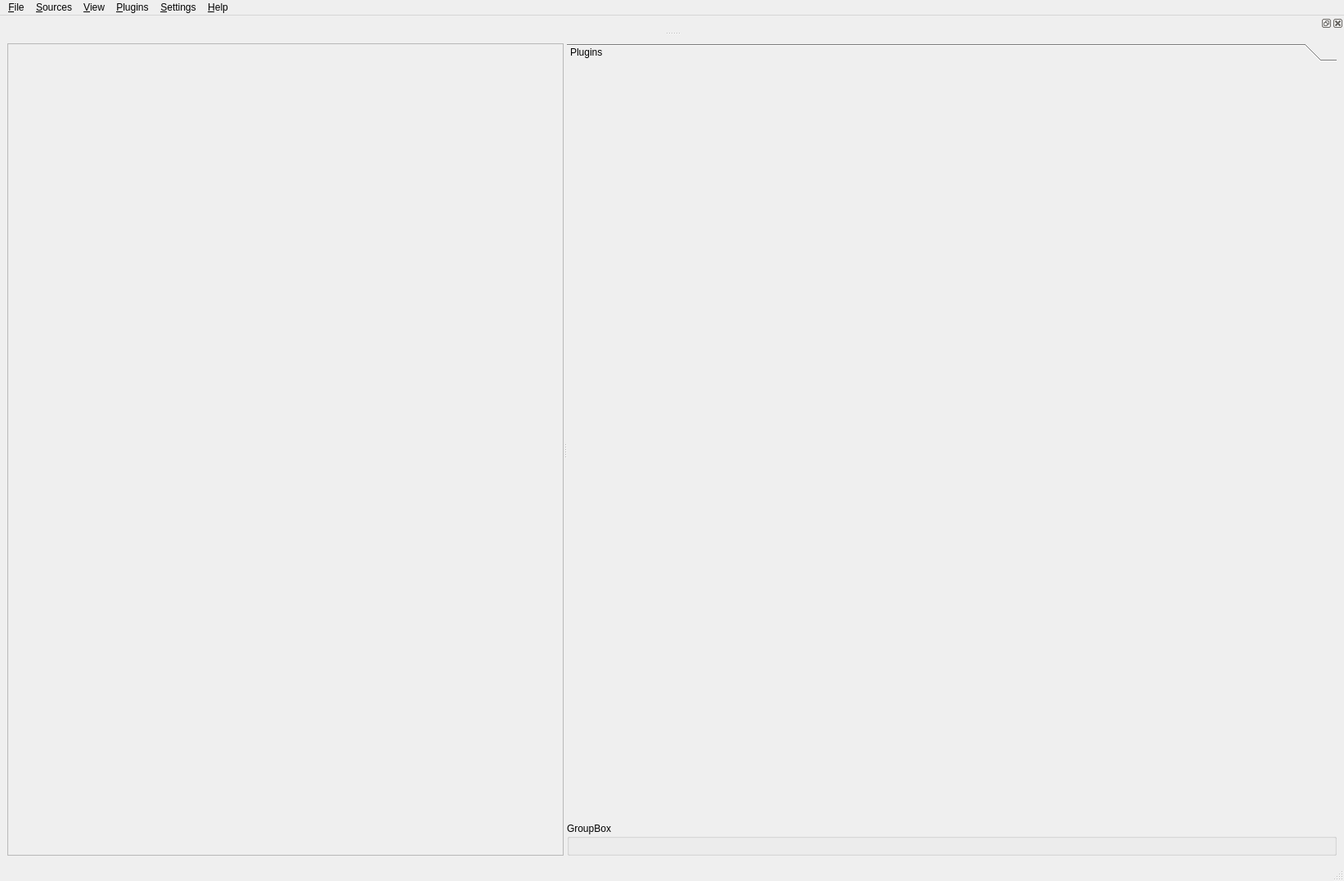
<?xml version="1.0" encoding="UTF-8"?>
<ui version="4.0">
 <class>MainWindow</class>
 <widget class="QMainWindow" name="MainWindow">
  <property name="geometry">
   <rect>
    <x>0</x>
    <y>0</y>
    <width>1643</width>
    <height>1077</height>
   </rect>
  </property>
  <property name="windowTitle">
   <string>MainWindow</string>
  </property>
  <widget class="QWidget" name="centralwidget">
   <layout class="QVBoxLayout" name="verticalLayout">
    <item>
     <widget class="QSplitter" name="mainSplitter">
      <property name="orientation">
       <enum>Qt::Horizontal</enum>
      </property>
      <widget class="QScrollArea" name="mainScrollArea">
       <property name="sizePolicy">
        <sizepolicy hsizetype="Expanding" vsizetype="Expanding">
         <horstretch>3</horstretch>
         <verstretch>0</verstretch>
        </sizepolicy>
       </property>
       <property name="widgetResizable">
        <bool>true</bool>
       </property>
       <widget class="QWidget" name="mainScrollAreaContents">
        <property name="geometry">
         <rect>
          <x>0</x>
          <y>0</y>
          <width>580</width>
          <height>974</height>
         </rect>
        </property>
        <layout class="QVBoxLayout" name="verticalLayout_3"/>
       </widget>
      </widget>
      <widget class="QWidget" name="rightWidget" native="true">
       <property name="sizePolicy">
        <sizepolicy hsizetype="Expanding" vsizetype="Expanding">
         <horstretch>1</horstretch>
         <verstretch>0</verstretch>
        </sizepolicy>
       </property>
       <layout class="QVBoxLayout" name="verticalLayout_2">
        <item>
         <widget class="QToolBox" name="pluginPanelToolbox">
          <property name="currentIndex">
           <number>0</number>
          </property>
          <widget class="QWidget" name="page_4">
           <property name="geometry">
            <rect>
             <x>0</x>
             <y>0</y>
             <width>1021</width>
             <height>881</height>
            </rect>
           </property>
           <attribute name="label">
            <string>Plugins</string>
           </attribute>
          </widget>
         </widget>
        </item>
        <item>
         <widget class="QGroupBox" name="previewBox">
          <property name="title">
           <string>GroupBox</string>
          </property>
          <layout class="QVBoxLayout" name="verticalLayout_4"/>
         </widget>
        </item>
       </layout>
      </widget>
     </widget>
    </item>
   </layout>
  </widget>
  <widget class="QMenuBar" name="menubar">
   <property name="geometry">
    <rect>
     <x>0</x>
     <y>0</y>
     <width>1643</width>
     <height>20</height>
    </rect>
   </property>
   <widget class="QMenu" name="menuFile">
    <property name="title">
     <string>&amp;File</string>
    </property>
    <addaction name="actionLoad_project"/>
    <addaction name="actionSave"/>
    <addaction name="actionExport"/>
    <addaction name="separator"/>
    <addaction name="actionClose"/>
   </widget>
   <widget class="QMenu" name="menuSources">
    <property name="title">
     <string>&amp;Sources</string>
    </property>
    <addaction name="actionAdd_source"/>
    <addaction name="separator"/>
    <addaction name="actionClear_selection"/>
   </widget>
   <widget class="QMenu" name="menuPlugins">
    <property name="title">
     <string>&amp;Plugins</string>
    </property>
    <widget class="QMenu" name="menuSimpleDetection">
     <property name="title">
      <string>SimpleDetection</string>
     </property>
     <addaction name="separator"/>
     <addaction name="actionDetect"/>
     <addaction name="actionLower_Threshold"/>
     <addaction name="actionIncrease_Threshold"/>
    </widget>
    <widget class="QMenu" name="menuLabeling">
     <property name="title">
      <string>Labeling</string>
     </property>
     <addaction name="actionAdd_label"/>
     <addaction name="actionEdit_label"/>
    </widget>
    <widget class="QMenu" name="menuTemplateMatching">
     <property name="title">
      <string>TemplateMatching</string>
     </property>
     <addaction name="actionNew_template_from_label"/>
     <addaction name="actionMatch_to_selection"/>
    </widget>
    <widget class="QMenu" name="menuRavenExport">
     <property name="title">
      <string>RavenExport</string>
     </property>
     <addaction name="actionExport_to_Raven"/>
    </widget>
    <addaction name="menuSimpleDetection"/>
    <addaction name="menuLabeling"/>
    <addaction name="menuTemplateMatching"/>
    <addaction name="menuRavenExport"/>
   </widget>
   <widget class="QMenu" name="menuHelp">
    <property name="title">
     <string>&amp;Help</string>
    </property>
    <addaction name="actionGithub"/>
   </widget>
   <widget class="QMenu" name="menuSettings">
    <property name="title">
     <string>&amp;Settings</string>
    </property>
    <addaction name="actionKeymappings"/>
   </widget>
   <widget class="QMenu" name="menu_View">
    <property name="title">
     <string>&amp;View</string>
    </property>
   </widget>
   <addaction name="menuFile"/>
   <addaction name="menuSources"/>
   <addaction name="menu_View"/>
   <addaction name="menuPlugins"/>
   <addaction name="menuSettings"/>
   <addaction name="menuHelp"/>
  </widget>
  <widget class="QStatusBar" name="statusbar"/>
  <widget class="QDockWidget" name="toolbarDock">
   <attribute name="dockWidgetArea">
    <number>4</number>
   </attribute>
   <widget class="QWidget" name="dockWidgetContents_3"/>
  </widget>
  <action name="actionLoad_project">
   <property name="text">
    <string>Load project</string>
   </property>
  </action>
  <action name="actionSave">
   <property name="text">
    <string>Save</string>
   </property>
  </action>
  <action name="actionExport">
   <property name="text">
    <string>Export</string>
   </property>
  </action>
  <action name="actionKeymappings">
   <property name="text">
    <string>Keymappings</string>
   </property>
  </action>
  <action name="actionClose">
   <property name="text">
    <string>Close</string>
   </property>
  </action>
  <action name="actionAdd_source">
   <property name="text">
    <string>Add source...</string>
   </property>
  </action>
  <action name="actionDetect">
   <property name="text">
    <string>Detect</string>
   </property>
  </action>
  <action name="actionLower_Threshold">
   <property name="text">
    <string>Lower Threshold</string>
   </property>
  </action>
  <action name="actionIncrease_Threshold">
   <property name="text">
    <string>Increase Threshold</string>
   </property>
  </action>
  <action name="actionCreate_Segment">
   <property name="text">
    <string>Create Segment</string>
   </property>
  </action>
  <action name="actionClear_selection">
   <property name="text">
    <string>Clear selection</string>
   </property>
  </action>
  <action name="actionDelete_Segment">
   <property name="text">
    <string>Delete Segment</string>
   </property>
  </action>
  <action name="actionAdd_label">
   <property name="text">
    <string>Add label...</string>
   </property>
  </action>
  <action name="actionEdit_label">
   <property name="text">
    <string>Edit label</string>
   </property>
  </action>
  <action name="actionNew_template_from_label">
   <property name="text">
    <string>New template from label</string>
   </property>
  </action>
  <action name="actionMatch_to_selection">
   <property name="text">
    <string>Match to selection</string>
   </property>
  </action>
  <action name="actionExport_to_Raven">
   <property name="text">
    <string>Export to Raven TSV</string>
   </property>
  </action>
  <action name="actionGithub">
   <property name="text">
    <string>Source code</string>
   </property>
  </action>
 </widget>
 <resources/>
 <connections/>
</ui>
